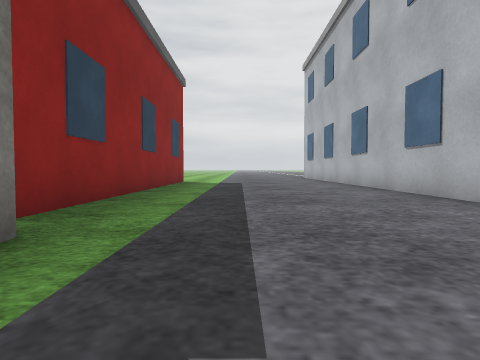
[1] (above)

24 first-person views from a walk through a Webots world. The camera is 0.5 m above the floor, tilts 2° down and sees 75° across. The floor is counted in squares, 1 m on a side. Each view is taken from the middle of a square. On the plan, view 1 faces up. The plan holds only what a view shows up to about 9 squares ahead; the rest is blank. The place goes on beyond the plan. Robots are left out. Webots' stock objects and surfaces are drawn as simple stand-ins.

[2]
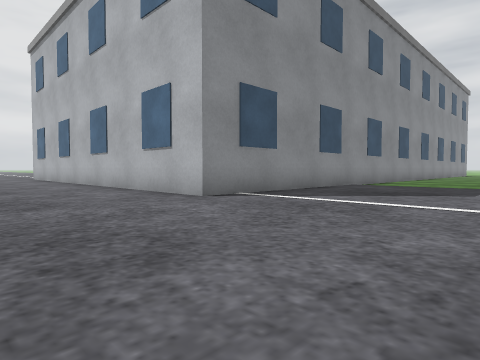

[3]
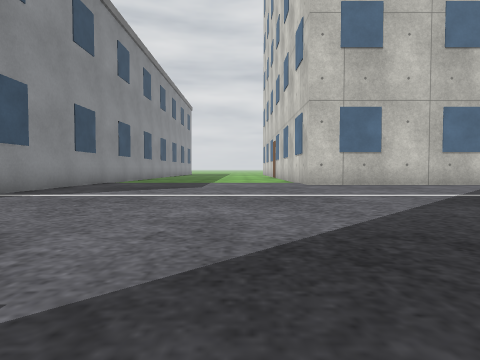

[4]
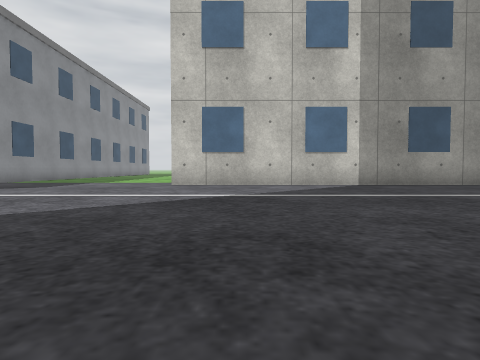

[5]
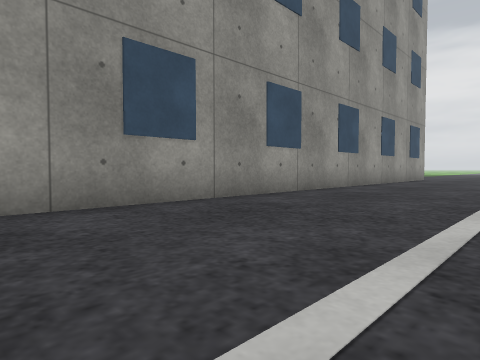

[6]
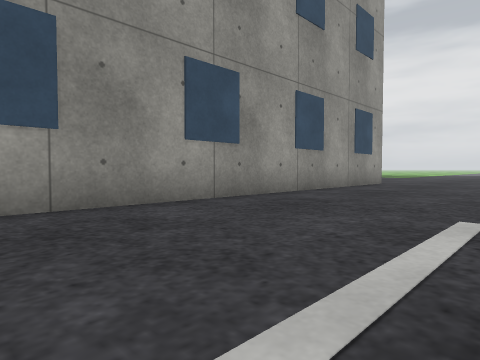

[7]
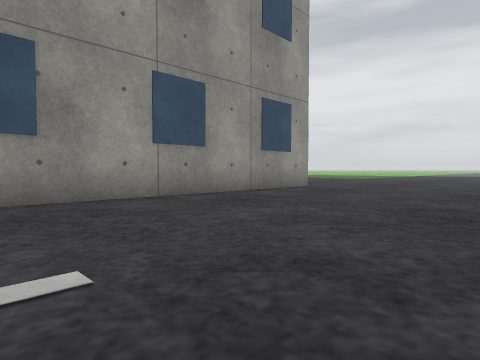

[8]
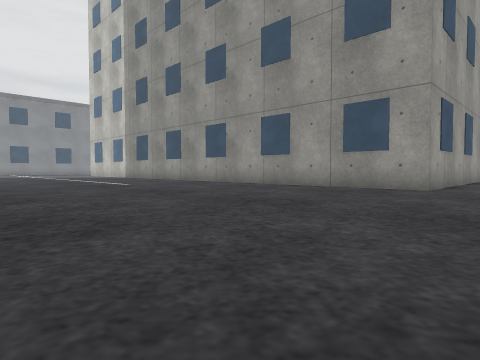

[9]
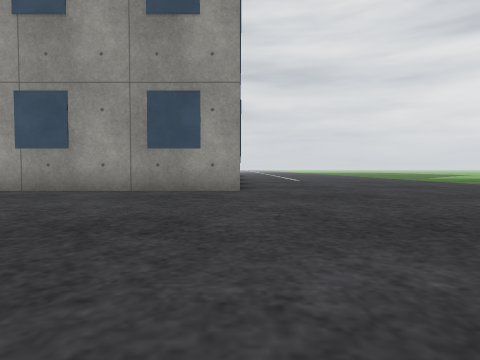

[10]
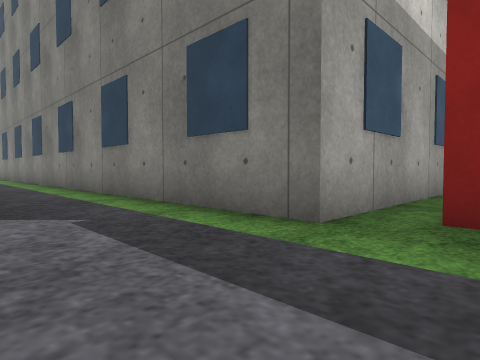

[11]
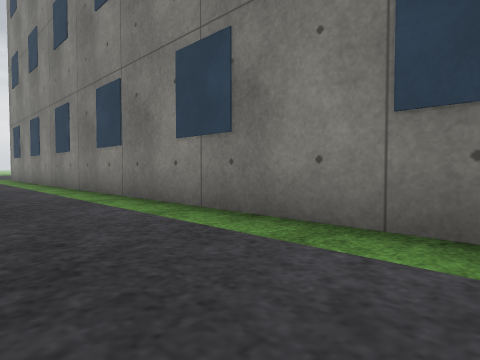

[12]
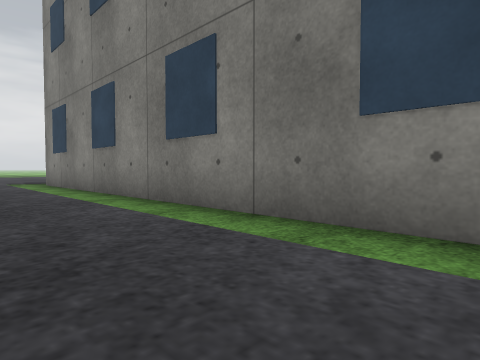

[13]
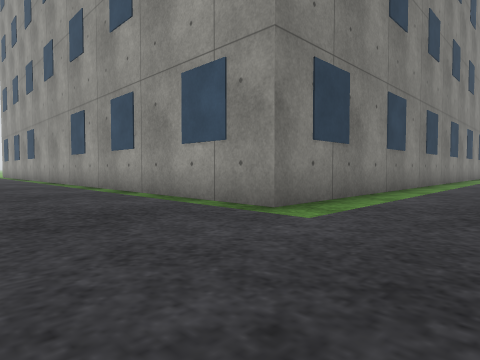

[14]
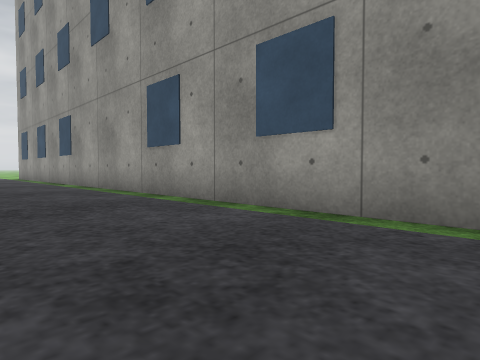

[15]
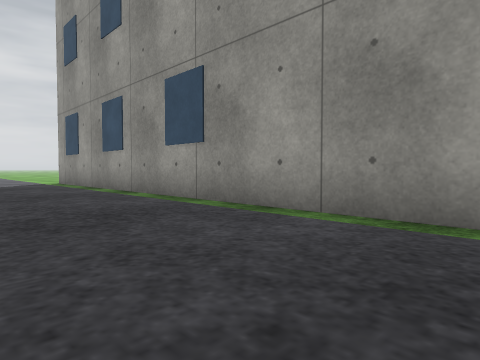

[16]
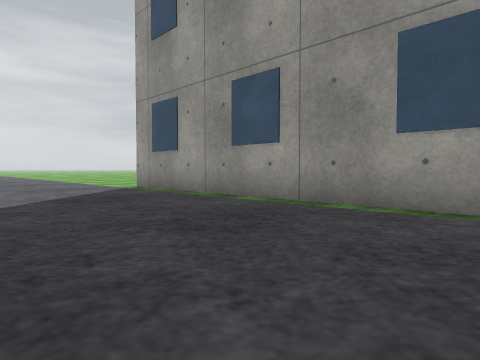

[17]
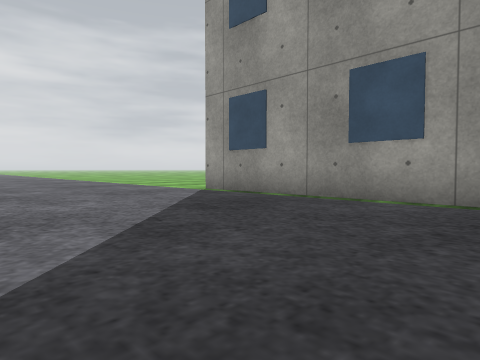

[18]
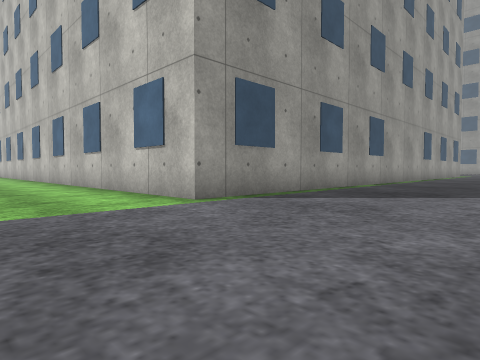

[19]
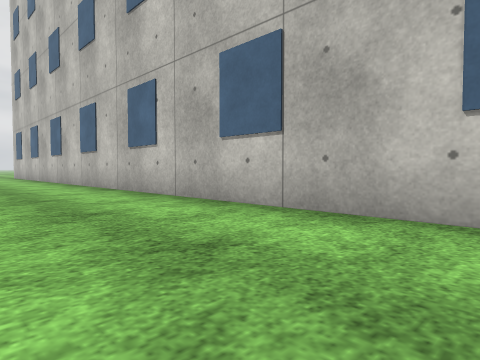

[20]
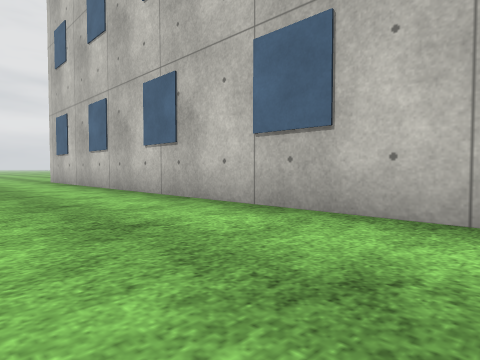

[21]
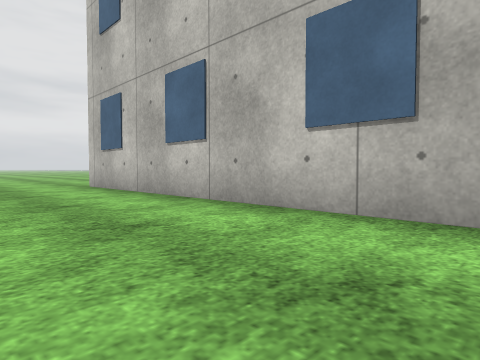

[22]
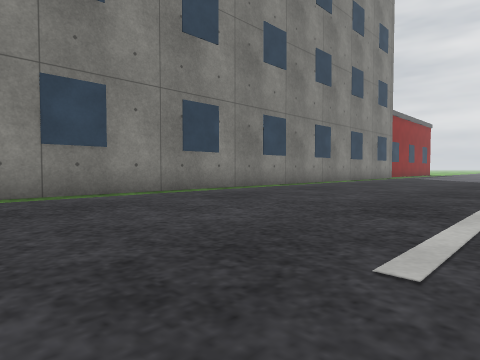

[23]
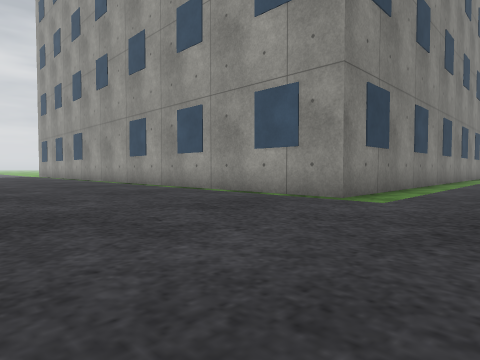

[24]
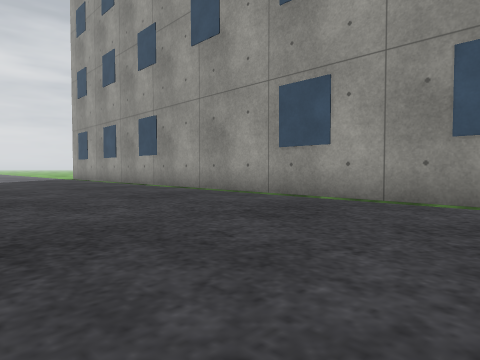

### Floor plan
Key: @ floor where view 1 was taken; . main floor; - floor 0.05 m lower than the main floor; B red building; M metal building; T concrete tower.
Columns run from 27 left of view 1 to 9 right of it. Each row starts with its distance up from view 1.
 10                             ..
  9                          B-....M
  8                          B-....M
  7                         B--....M
  6                         B--....M
  5                          B-....MMMMM
  4                         B--.........
  3  --                     B--..........
  2  --T                TTTTTT-..........
  1  --T                     T-..........
  0  --T                     T-@........
 -1  --T                     T-.........
 -2  --T                     T-........T
 -3 ---T                     T-........T
 -4 ---T                     T-........T
 -5 ---T                     T-........T
 -6 ---T                     T-........T
 -7 ---T                     T-. ......T
 -8 ---T                     T-........T
 -9 ---T                     T-........T
-10 ---T                     T-........T
-11 ---T                     T-........T
-12  --T                     T-........T
-13  --T                     T-........T
-14 ---T                     T-........T
-15 ---T                     T-........T
-16 ---T                     T-........T
-17 ---T                     T-........T
-18 ---T                     T-........T
-19  --TT TTTTT TTTTT TT TT  T-........T
-20 -----T--T--T-----TT-TT-TT--........T
-21 ...................................T
-22 ...................................T
-23 ...................................TT
-24 .....................................
-25       .....      .....  .............

Positions as (right, up) in squares from view 1, and headings:
1: (0, 0), facing up
2: (0, 0), facing up-right
3: (-1, 0), facing right
4: (-1, -4), facing right
5: (4, -7), facing down-right
6: (4, -12), facing down-right
7: (3, -15), facing down-right
8: (0, -25), facing up-right
9: (1, -23), facing right
10: (1, 4), facing down-left
11: (1, -2), facing down-left
12: (1, -8), facing down-left
13: (1, -23), facing up-left
14: (-4, -23), facing up-left
15: (-11, -23), facing up-left
16: (-15, -24), facing up-left
17: (-17, -25), facing up-left
18: (-27, -24), facing up-right
19: (-27, -18), facing up-right
20: (-27, -11), facing up-right
21: (-27, -7), facing up-right
22: (5, -17), facing up-left
23: (1, -25), facing up-left
24: (-6, -25), facing up-left
